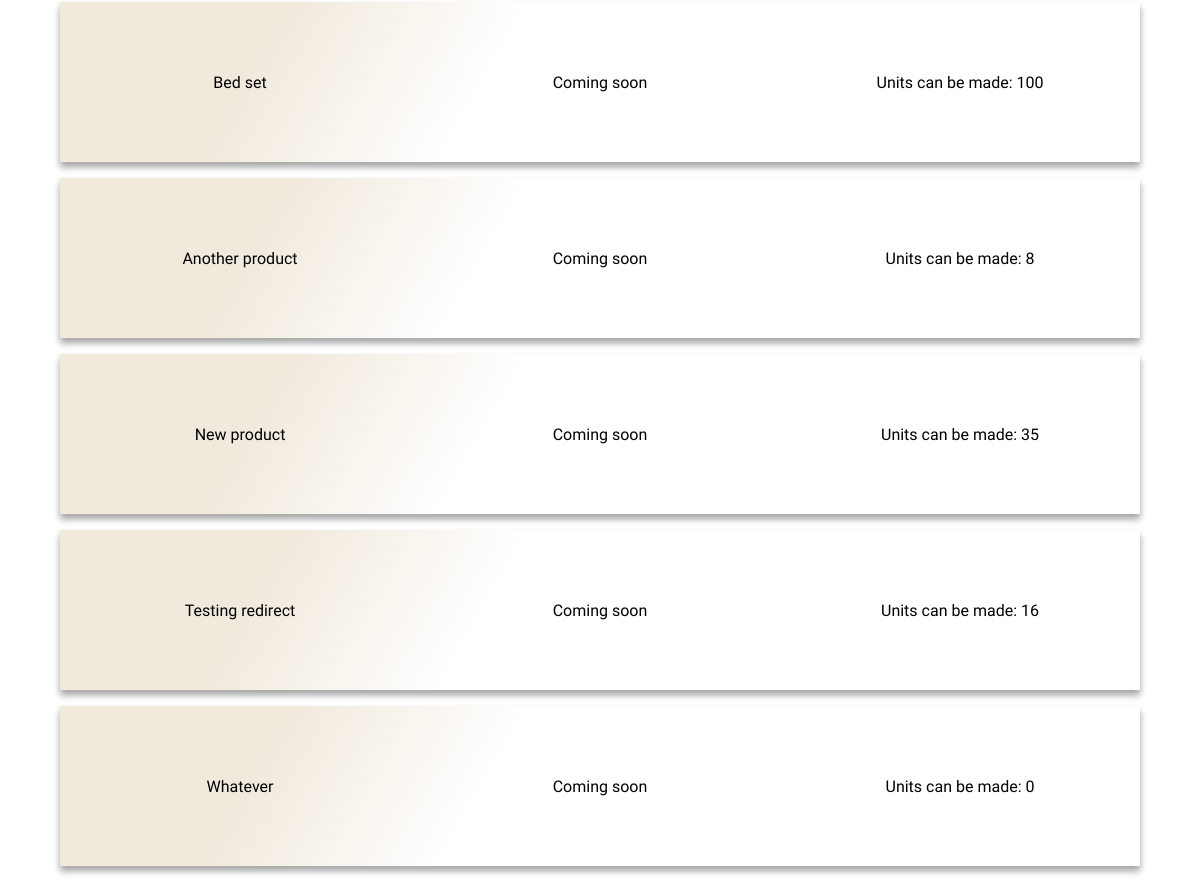
The app's page /products/ (signed in, lower part), older data.
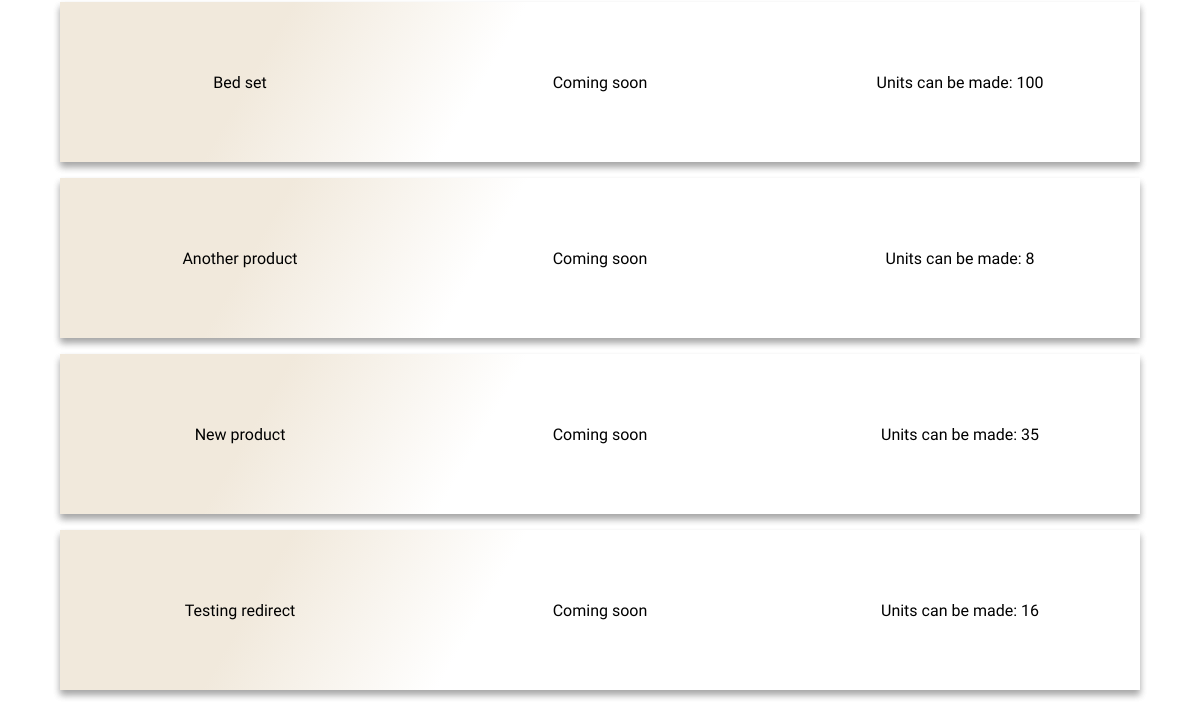
The same page, newer data.
### stock/models.py (models this page shows)
class Product(models.Model):
    name = models.CharField(max_length=100)
    stock_parts = models.ManyToManyField(Stock)
    company = models.ForeignKey(User, on_delete=models.CASCADE, default=1)
    def __str__(self):
        return f'{self.name}'

### stock/views.py (the view)
# urls.py: path('products/', product_page, name='products'),
def product_page(request):
    default_user = request.user
    products = Product.objects.filter(company=default_user)
    number_to_be_made = {}
    for product in products:
        parts = Parts.objects.filter(
            product_part_belongs_to=product.id
            )
        units = {}
        amount = []
        total_units_to_be_made = {}
        for i in parts:
            units_to_make = (i.item.number_in_stock / i.number_required)
            units_to_make = math.floor(units_to_make)
            units[i.product_part_belongs_to] = units_to_make
            amount.append(units_to_make)
        amount.sort()
        amount = amount[:1]
        if len(amount) == 0 or amount[0] == 0:
            total_units_to_be_made = 0
        else:
            for num in amount:
                int(num)
                total_units_to_be_made = num
        number_to_be_made[product.id] = total_units_to_be_made
    context = {
        'products': products,
        'number_to_be_made': number_to_be_made,
        'default_user': default_user
    }
    return render(request, 'products.html', context)

### stock/context_processors.py (called while the page is built)
def base(request):
    default_user = request.user
    return ({'default_user': default_user})

### stock/templates/products.html (shortened to what this page needs)
{% extends 'base.html' %}
{% load static %}
{% block head %}
    <link rel="stylesheet" href="{% static 'css/product.css' %}">
    <link rel="stylesheet" href="{% static 'css/style.css' %}">
{% endblock %}
{% block content %}
    <div class="product-container">
        {% for product in products %}
            <div class="product-row">
                <div class="product">
                    <a href="{% url 'product-detail' product.id %}">{{ product }}</a>
                </div>
                <div class="orders">
                    Coming soon
                </div>
                <div class="unit-number">
                    {% for key, value in number_to_be_made.items %}
                        {% if product.id == key %}
                            Units can be made: {{ value }}
                        {% endif %}
                    {% endfor %}
                </div>
            </div>
        {% endfor %}
    </div>
{% endblock %}

### stock/templates/base.html (shortened to what this page needs)
{% load static %}
<!DOCTYPE html>
<html lang="en">
<head>
    <link rel="stylesheet" href="{% static 'css/style.css' %}">
    {% block head %}
    {% endblock %}
</head>
<body>
    {% block content %}
    {% endblock %}
</body>
</html>

### stock/static/css/style.css (style rules this page uses)
:root { --clr-mix-calm: 120deg, #f1e9dc 2%, #aacec9, #73ad8b 90%; --shadow-s: 0 5px 7px 0 rgba(0, 0, 0, .2), 0 5px 7px 0 rgba(0, 0, 0, .2); --shadow-tl: 5px 5px 5px rgba(0, 0, 0, .2), -5px 5px 5px rgba(0, 0, 0, .2); --header-height: 5em; --hover: .522; --btn-submit: hsla(145, 26%, 56%, var(--hover)); --btn-delete: hsla(0, 58%, 86%, var(--hover)); }
*, *::before, *::after { margin: 0; padding: 0; box-sizing: border-box; text-decoration: none; list-style-type: none; color: #000000; font-family: 'Nanum Gothic', 'Gill Sans', 'Gill Sans MT', Calibri, 'Trebuchet MS', sans-serif; font-weight: 300; }

### stock/static/css/product.css (style rules this page uses)
.product-container { min-width: 80%; max-width: 90%; margin: 2em auto; }
.product-row { width: 100%; height: 10em; display: flex; align-items: center; text-align: center; justify-content: space-between; margin: 1em 0; box-shadow: var(--shadow-s); background-image: linear-gradient( 120deg, #f1e9dc 20%, transparent 40% ); }
.product, .orders, .unit-number { height: 100%; width: 100%; display: flex; justify-content: center; align-items: center; }

Row changes from the older to the newer data that the page shows:
removed Product: name "Whatever", number_to_be_made "0"
